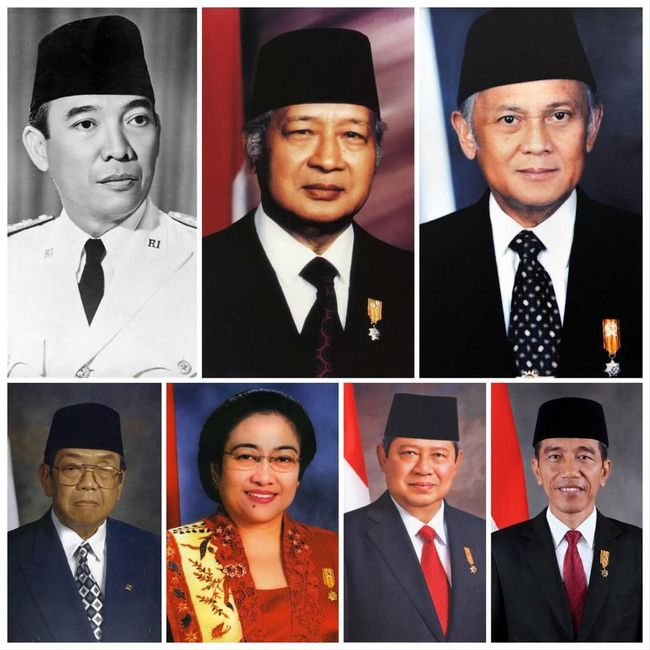
#> input picture assets/presiden.jpeg, 650 x 650 px
$ python main.py
#> lines starting #> are read from the running program, lines starting #| are printed output that depends on the picture; after the words box and inside, x2 and y2 are one past the last pixel; in counts of white or black regions, pixels touching at a corner belong together
from pathlib import Path
import cv2

BASE = Path(__file__).resolve().parent
ASSETS = BASE.parent / "assets"
OUTPUT = BASE / "output"
OUTPUT.mkdir(exist_ok=True)

img = cv2.imread(str(ASSETS / "presiden.jpeg"))
#> img is the input picture: shape (650, 650, 3); mean B, G, R 95.5, 96.8, 115.7
img_gray = cv2.cvtColor(img, cv2.COLOR_BGR2GRAY)
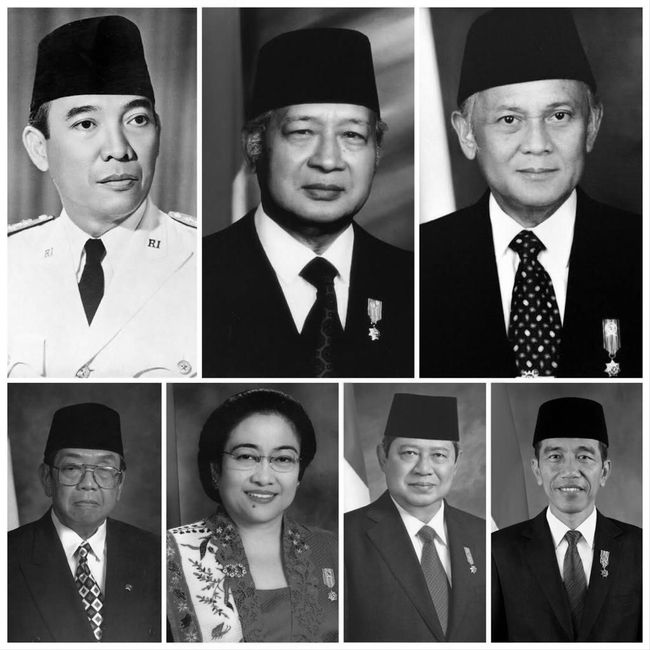
#> img_gray: shape (650, 650); min 0, max 255, mean 102.3

template = cv2.imread(str(ASSETS / "template.png"))
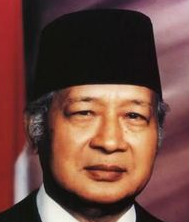
#> input picture assets/template.png, 189 x 222 px
#> template is the input picture: shape (222, 189, 3); mean B, G, R 63.4, 71.6, 110.3
template_gray = cv2.cvtColor(template, cv2.COLOR_BGR2GRAY)
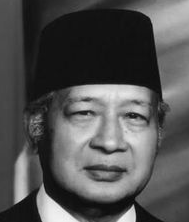
#> template_gray: shape (222, 189); min 7, max 244, mean 82.2

h, w = template_gray.shape
#> h = 222; w = 189

# metode yg bisa dipakai
metode = [cv2.TM_CCOEFF, cv2.TM_CCOEFF_NORMED, cv2.TM_CCORR,
          cv2.TM_CCORR_NORMED, cv2.TM_SQDIFF, cv2.TM_SQDIFF_NORMED]

# proses matching
res = cv2.matchTemplate(img_gray, template_gray, metode[0])
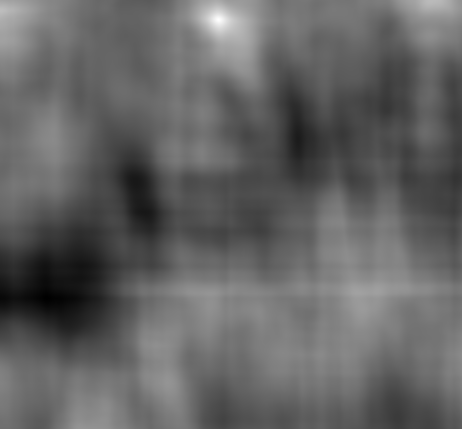
#> res: shape (429, 462) float32; min -104169032, max 152664832, mean -3773689.2; drawn with min black and max white
min_val, max_val, min_loc, max_loc = cv2.minMaxLoc(res)
#> min_val = -104169032; max_val = 152664832; min_loc = (46, 298); max_loc = (218, 19)

# buat bounding box
bottom_right = (max_loc[0] + w, max_loc[1] + h)
#> bottom_right = (407, 241)
cv2.rectangle(img_gray, max_loc, bottom_right, 255, 2)
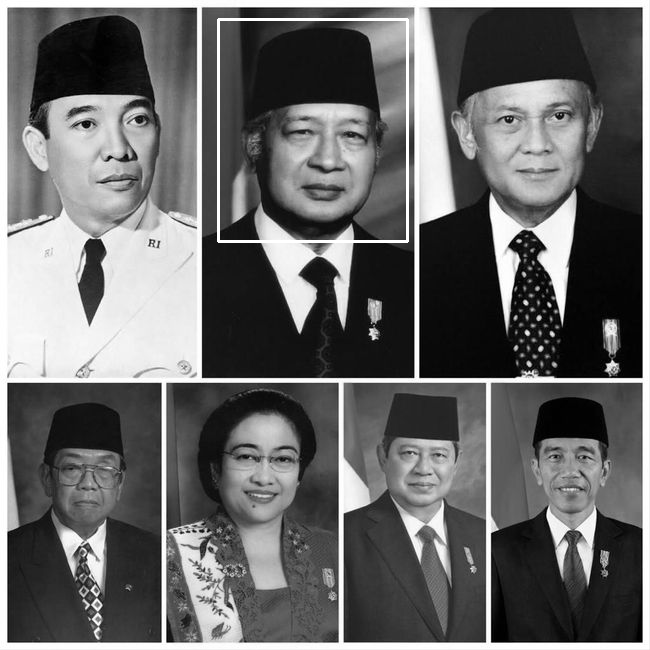
#> img_gray: shape (650, 650); 0.58% of pixels changed, all inside (x1, y1, x2, y2) = (217, 18, 409, 243)
cv2.rectangle(img, max_loc, bottom_right, (0, 0, 255), 2)
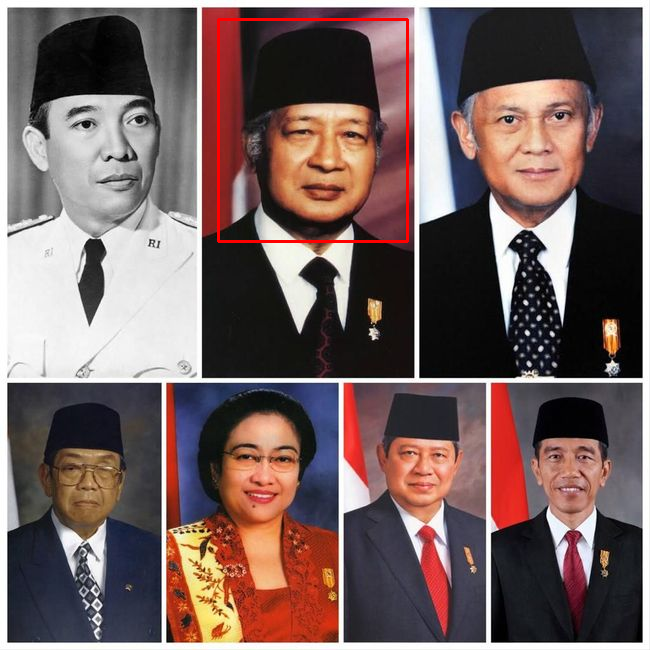
#> img: shape (650, 650, 3); 0.58% of pixels changed, all inside (x1, y1, x2, y2) = (217, 18, 409, 243)

cv2.imwrite(str(OUTPUT / "match_gray.png"), img_gray)
cv2.imwrite(str(OUTPUT / "match_color.png"), img)

cv2.imshow('template', template)
cv2.imshow('hasil berwarna', img)
cv2.imshow('hasil hitam putih', img_gray)

cv2.waitKey(0)
cv2.destroyAllWindows()
